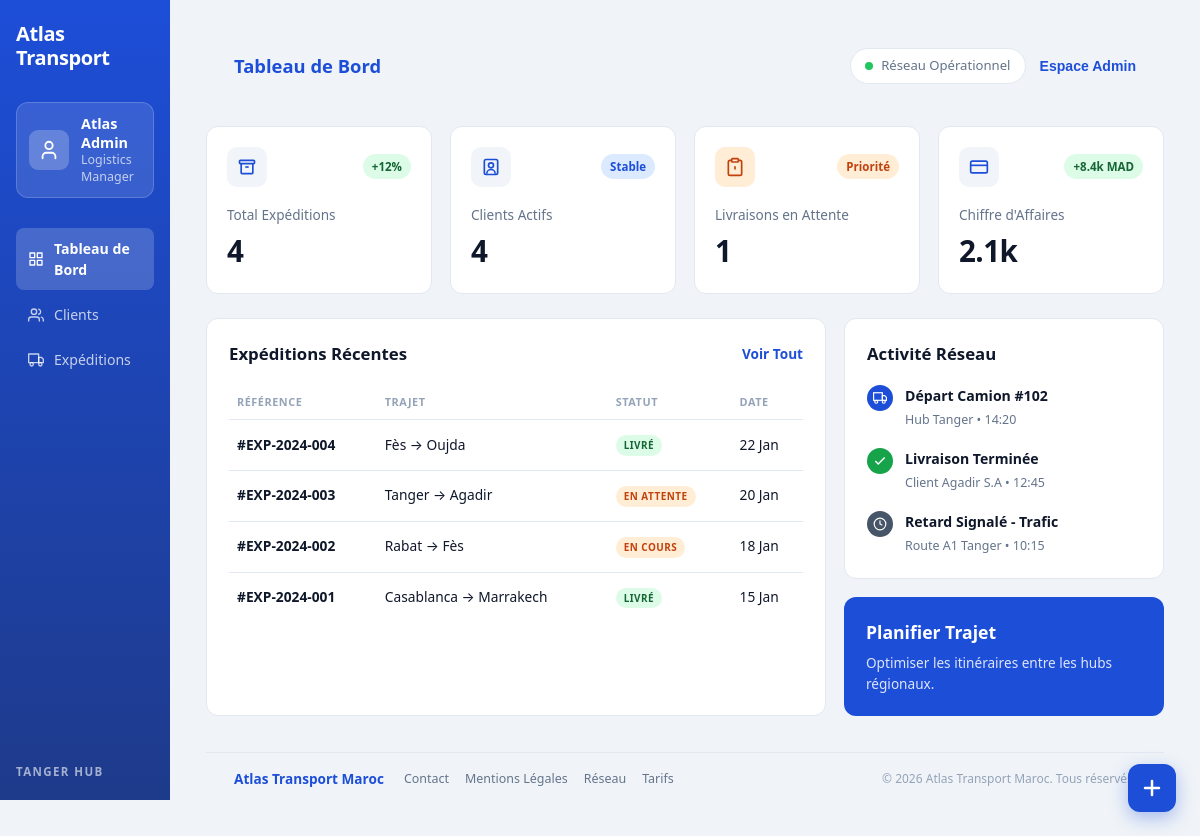
Page /dashboard/index.php on the earlier database version.
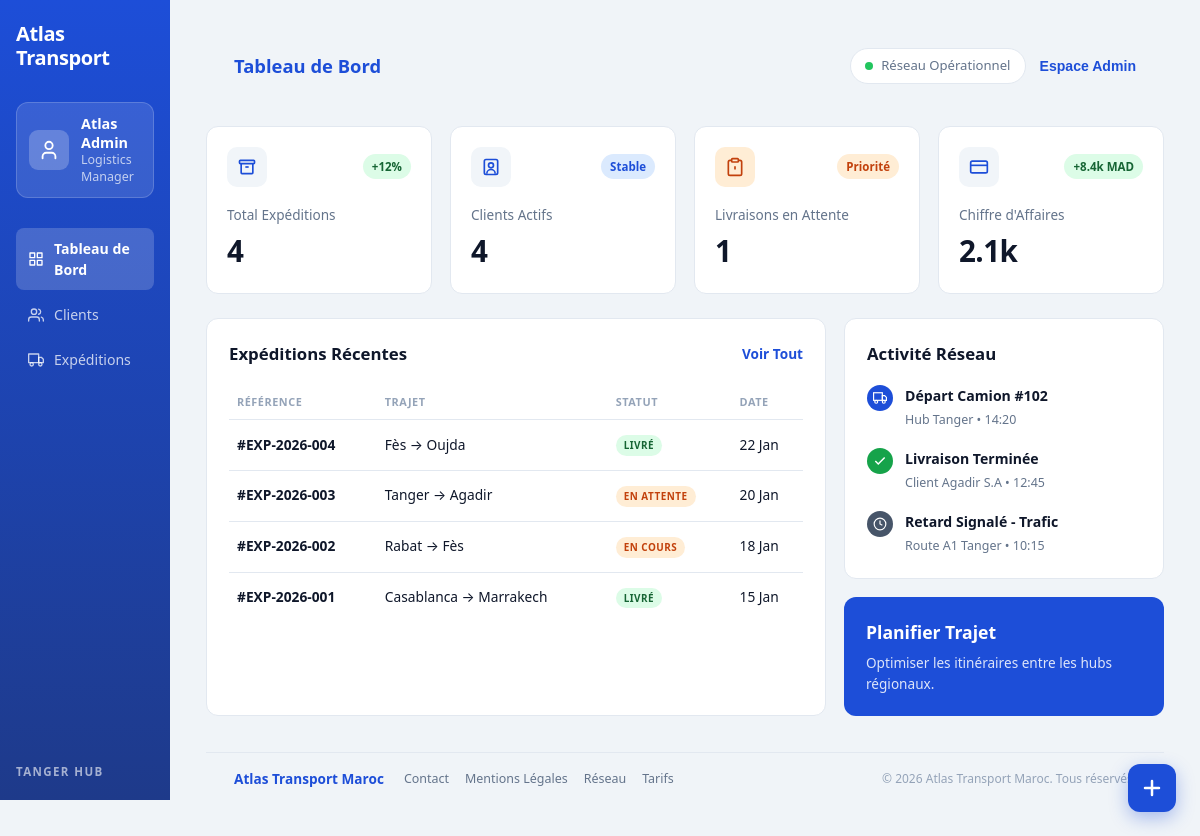
Same page on the later database version.
### tables this page shows
CREATE TABLE expeditions (
    id INT AUTO_INCREMENT PRIMARY KEY,
    reference VARCHAR(50) UNIQUE NOT NULL,
    client_id INT NOT NULL,
    ville_depart VARCHAR(100),
    ville_arrivee VARCHAR(100),
    poids DECIMAL(10,2),
    frais_transport DECIMAL(10,2),
    date_depart DATE,
    statut ENUM('En attente','En cours de route','Livrée') DEFAULT 'En attente',
    FOREIGN KEY (client_id) REFERENCES clients(id) ON DELETE CASCADE
);

### dashboard/includes/functions.php (called while the page is built, shortened)
<?php
function e($value) {
    return htmlspecialchars((string) $value, ENT_QUOTES, 'UTF-8');
}
function getExpeditionsRecentes(PDO $pdo, int $limit = 5): array {
    $stmt = $pdo->prepare("
        SELECT e.*, c.nom, c.prenom
        FROM expeditions e
        JOIN clients c ON c.id = e.client_id
        ORDER BY e.date_depart DESC, e.id DESC
        LIMIT :limit
    ");
    $stmt->bindValue(':limit', $limit, PDO::PARAM_INT);
    $stmt->execute();
    return $stmt->fetchAll();
}
function statutClass(string $statut): string {
    return match (true) {
        $statut === 'Livrée'                                        => 'badge-livre',
        $statut === 'En cours de route'                             => 'badge-transit',
        $statut === 'En attente'                                    => 'badge-attente',
        in_array($statut, ['En préparation', 'Préparation'], true)  => 'badge-preparation',
        default                                                     => 'badge-attente',
    };
}
function statutLabel(string $statut): string {
    return match (true) {
        $statut === 'Livrée'                                        => 'LIVRÉ',
        $statut === 'En cours de route'                             => 'EN COURS',
        $statut === 'En attente'                                    => 'EN ATTENTE',
        in_array($statut, ['En préparation', 'Préparation'], true)  => 'PRÉPARATION',
        default                                                     => strtoupper($statut),
    };
}

### dashboard/index.php (the view, shortened to what the changed rows need)
<?php
require_once __DIR__ . '/includes/functions.php';
$expeditions  = getExpeditionsRecentes($pdo, 5);
require __DIR__ . '/includes/header.php';
require __DIR__ . '/includes/sidebar.php';
?>
<main class="main">
    <div class="topbar">
        <h2>Tableau de Bord</h2>
    </div>
    <section class="content-grid">
        <div class="panel">
            <table class="table">
                <thead>
                    <tr>
                        <th>Référence</th>
                        <th>Trajet</th>
                        <th>Statut</th>
                        <th>Date</th>
                    </tr>
                </thead>
                <tbody>
                    <?php foreach ($expeditions as $exp): ?>
                    <tr>
                        <td class="ref">#<?= e($exp['reference']) ?></td>
                        <td class="trajet"><?= e($exp['ville_depart']) ?> &rarr; <?= e($exp['ville_arrivee']) ?></td>
                        <td><span class="badge <?= statutClass($exp['statut']) ?>"><?= statutLabel($exp['statut']) ?></span></td>
                        <td class="date-cell"><?= e(date('d M', strtotime($exp['date_depart']))) ?></td>
                    </tr>
                    <?php endforeach; ?>
                </tbody>
            </table>
        </div>
    </section>
<?php require __DIR__ . '/includes/footer.php'; ?>

Differences in the rows shown:
changed expeditions "Oujda": reference "EXP-2024-004" → "EXP-2026-004"
changed expeditions "Tanger": reference "EXP-2024-003" → "EXP-2026-003"
changed expeditions "Rabat": reference "EXP-2024-002" → "EXP-2026-002"
changed expeditions "Casablanca": reference "EXP-2024-001" → "EXP-2026-001"
